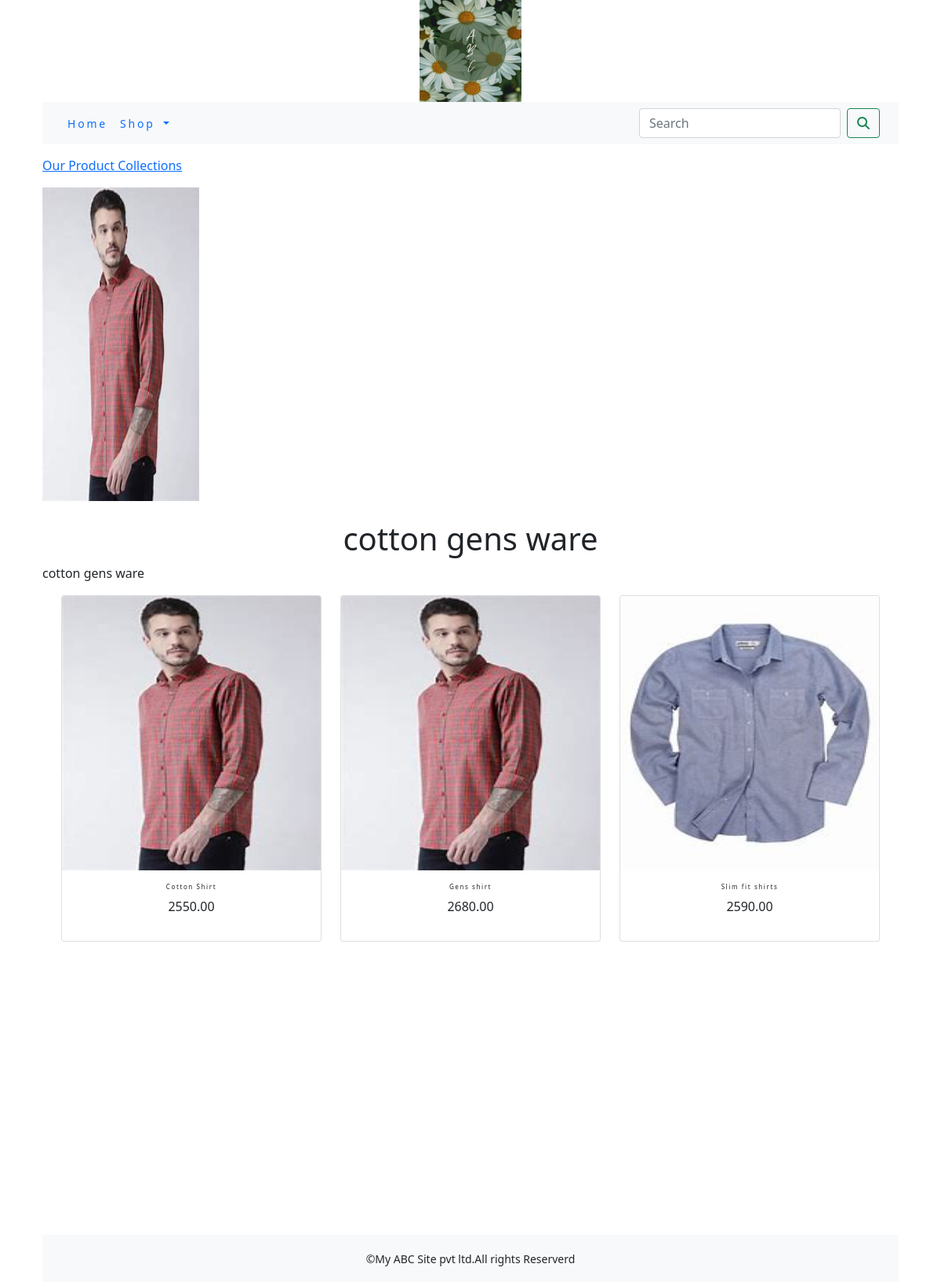
/shop/cotton-gens-ware/, run on the app's committed database.
### shop/models.py (models this page shows, shortened)
class Category(models.Model):
    name = models.CharField(max_length=250, unique=True)
    slug = models.SlugField(max_length=250, unique=True)
    description = models.TextField(blank=True)
    image = models.ImageField(upload_to='category', blank=True)
    class Meta:
        ordering = ('name',)
        verbose_name = 'category'
        verbose_name_plural = 'categories'
    def get_url(self):
        return reverse('shop:products_by_category', args=[self.slug,])

class Product(models.Model):
    name = models.CharField(max_length=250, unique=True)
    slug = models.SlugField(max_length=250, unique=True)
    description = models.TextField(blank=True)
    price=models.DecimalField(max_digits=10,decimal_places=2)
    category=models.ForeignKey(Category,on_delete=models.CASCADE)
    image=models.ImageField(upload_to='product',blank=True)
    stock=models.IntegerField()
    available=models.BooleanField(default=True)
    created=models.DateTimeField(auto_now_add=True)
    updated=models.DateTimeField(auto_now=True)
    def get_url(self):
        return reverse('shop:prodCatdetail',args=[self.category.slug,self.slug])
    class Meta:
        ordering = ('name',)
        verbose_name = 'product'
        verbose_name_plural = 'products'

### shop/views.py (the view)
# urls.py: path('',views.allProdCat,name='allProdCat'),
def allProdCat(request,c_slug=None):
    c_page=None
    products_list=None
    if c_slug!=None:
        c_page=get_object_or_404(Category,slug=c_slug)
        products_list=Product.objects.all().filter(category=c_page,available=True)
    else:
        products_list=Product.objects.all().filter(available=True)
    paginator=Paginator(products_list,6)
    try:
        page=int(request.GET.get('page','1'))
    except:
        page=1
    try:
        products=paginator.page(page)
    except (EmptyPage,InvalidPage):
        products=paginator.page(paginator.num_pages)
    return render (request,"category.html",{'category':c_page,'products':products})

### cart/context_processors.py (called while the page is built)
def counter(request):
    item_count=0
    if 'admin' in request.path:
        return {}
    else:
        try:
            cart=Cart.objects.filter(cart_id=_cart_id(request))
            cart_items=CartItem.objects.all().filter(cart=cart[:1])
            for cart_item in cart_items:
                item_count += cart_item.quantity
        except Cart.DoesNotExist:
            item_count=0
    return dict(item_count=item_count)

### cart/views.py (called while the page is built)
def _cart_id(request):
    cart = request.session.session_key
    if not cart:
        cart = request.session.create()
    return cart

### shop/context_processors.py (called while the page is built)
def menu_links(request):
    links=Category.objects.all()
    return dict(links=links)

### templates/category.html (shortened to what this page needs)
{% extends 'base.html' %}
{% load static %}
 {% block content %}
  {% if category %}
     <div>
         <div class="row my_row_class">
             <div class="mx-auto">
             <p><a href="{% url 'shop:allProdCat' %}">Our Product Collections</a></p>
             </div>
         </div>
     </div>
  {% endif %}
<div class="mx_auto">
    {% if category %}
    <img class="my_image" width="200px" height="400px" src="{{category.image.url}}" alt="{{category.name}}">
</div>
<br>
<div>
    <h1 class="text-center my_title">{{category.name}}</h1>
    <p class="text-justify">{{category.description}}</p>
</div>
{% endif %}
<div class="container">
    <div class="row mx_auto">
        {% for product in products.object_list %}
        <div class="my_bottom_margin col-9 col-sm-12 col-md-4 col-lg-4">
            <div class="card text-center"style="min-width:18rem;">
                <a href="{{product.get_url}}" ><img class="card-img-top my_image" width="50px"height="350px" src="{{product.image.url}}" alt="{{product.name}}"></a>
                <div class="card-body" style="width=300px;">
                    <h4>{{product.name}}</h4>
                    <p>{{product.price}}</p>
                </div>
            </div>
        </div>
        {% endfor %}
    </div>
    <br>
</div>
{% endblock %}

### static/css/custom.css (style rules this page uses)
.my_row_class { padding-top:15px; }
.my_bottom_margin { margin-bottom:1opx; }
.card-body h4 { font-size:8px; text-trasform:uppercase; letter-spacing:0.2em; }

### data on the page
Category: image (picture), name "cotton gens ware", description "cotton gens ware"
Product: image (picture), name "Cotton Shirt", price "2550.00"
Product: image (picture), name "Gens shirt", price "2680.00"
Product: image (picture), name "Slim fit shirts", price "2590.00"
